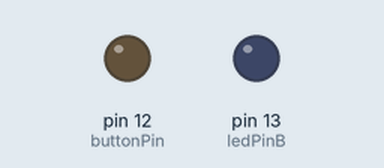
This sketch was run on a simulated Arduino Uno, built with avr-gcc and run on an emulated ATmega328P. Shown: output pins drawn as LEDs (lit = HIGH).

Above: at 1.0 s.
At 5.5 s:
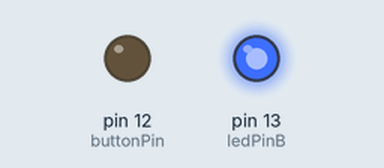
Timing chart, 0 to 6.9 s (numbered marks = the images above):
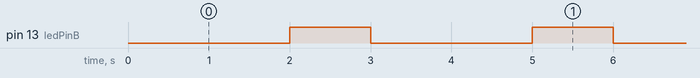

Measured:
- by itself, pin 13 (ledPinB): alternates HIGH for 1.0 s and LOW for 2.0 s

The sketch:

n05_RGB_pushbtn.ino
```cpp
#define buttonPin 12
#define ledPinB   13

int ledStateB = LOW;
int buttonState = LOW;
int buttonStatePrev = LOW;
long previousMillis = 0;

long interval;


void setup() {
  pinMode(buttonPin, OUTPUT);
  pinMode(ledPinB, OUTPUT);
}


void effect1() {
  unsigned long timer = millis() - previousMillis;

  if ( timer < interval/3) {
    ledStateB = LOW;
  } else if (timer < 2*interval/3) {
    ledStateB = LOW;
  } else {
    ledStateB = HIGH;
  }
}

void effect2() {
  ledStateB = HIGH;
}

void effect3() {
  ledStateB = LOW;
}

void effect4() {
  unsigned long timer = millis() - previousMillis;
  //dim effect
  if ( timer < interval/3) {
    ledStateB = LOW;
  } else if (timer < 2*interval/3) {
    ledStateB = LOW;
  } else {
    ledStateB = HIGH;
  }
}

const int nreffects = 4;
int showeffect = 0;
void (*effects[nreffects])() = {effect1, effect2, effect3, effect4};
long intervals[nreffects] = {3000,3000,3000,3};

void loop()
{
  // read the state of the pushbutton value:
  buttonState = digitalRead(buttonPin);

  // if the pushbutton is pressed, increase effect to show:
  if (buttonState == HIGH) {
    if (buttonStatePrev == LOW) {
      showeffect += 1;
      if (showeffect >= nreffects) {
        showeffect = 0;
      }
    }
  }
  buttonStatePrev = buttonState;

  unsigned long currentMillis = millis();
  unsigned long timer = currentMillis - previousMillis;
  interval = intervals[showeffect];
  if (timer > interval) {
    // save last time
    previousMillis = currentMillis;
  }

  // show correct effect
  (*effects[showeffect])();

  // set computed state
  digitalWrite(ledPinB, ledStateB);
}
```
